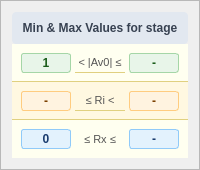
        <widget class="QFrame" name="frameLimitsTable">
         <property name="minimumSize">
          <size>
           <width>200</width>
           <height>0</height>
          </size>
         </property>
         <property name="styleSheet">
          <string notr="true">QFrame#frameLimitsTable {
    /* Matches the clean, slightly cool background of your output box */
    background-color: #f8fafc; 
    
    /* Replaces the gold border with a professional slate gray */
    border: 1px solid #e2e8f0; 
    
    /* Kept your 6px radius for continuity */
    border-radius: 6px; 
}</string>
         </property>
         <property name="frameShape">
          <enum>QFrame::Shape::StyledPanel</enum>
         </property>
         <layout class="QVBoxLayout" name="vl_limits_table">
          <property name="spacing">
           <number>0</number>
          </property>
          <item>
           <widget class="QFrame" name="frameLimitsHeader">
            <property name="styleSheet">
             <string notr="true">background-color: #e2e8f0; 
border-radius: 4px 4px 0 0;
color: #1e293b;</string>
            </property>
            <layout class="QHBoxLayout" name="hl_limits_header">
             <item>
              <widget class="QLabel" name="labelLimitsTitle">
               <property name="styleSheet">
                <string notr="true">color: #374151; font-weight: 700; font-size: 12px; background: transparent;</string>
               </property>
               <property name="text">
                <string>Min &amp; Max Values for stage</string>
               </property>
               <property name="alignment">
                <set>Qt::AlignmentFlag::AlignCenter</set>
               </property>
              </widget>
             </item>
            </layout>
           </widget>
          </item>
          <item>
           <widget class="QFrame" name="frameLimRow1">
            <property name="styleSheet">
             <string notr="true">background-color: #fffff0; border-bottom: 1px solid #e0d080;</string>
            </property>
            <layout class="QHBoxLayout" name="hl_lim1">
             <property name="spacing">
              <number>4</number>
             </property>
             <item>
              <widget class="QLabel" name="labelAvoMin">
               <property name="styleSheet">
                <string notr="true">font-size:12px; font-weight:700; color:#1a5c1a; background:#e8f5e9; border:1px solid #a5d6a7; border-radius:3px; padding:2px 5px;</string>
               </property>
               <property name="text">
                <string>1</string>
               </property>
               <property name="alignment">
                <set>Qt::AlignmentFlag::AlignCenter</set>
               </property>
              </widget>
             </item>
             <item>
              <widget class="QLabel" name="labelAvoOp1">
               <property name="styleSheet">
                <string notr="true">font-size:11px; color:#555; background:transparent;</string>
               </property>
               <property name="text">
                <string>&lt; |Av0| ≤</string>
               </property>
               <property name="alignment">
                <set>Qt::AlignmentFlag::AlignCenter</set>
               </property>
              </widget>
             </item>
             <item>
              <widget class="QLabel" name="labelAvoMax">
               <property name="styleSheet">
                <string notr="true">font-size:12px; font-weight:700; color:#1a5c1a; background:#e8f5e9; border:1px solid #a5d6a7; border-radius:3px; padding:2px 5px;</string>
               </property>
               <property name="text">
                <string>-</string>
               </property>
               <property name="alignment">
                <set>Qt::AlignmentFlag::AlignCenter</set>
               </property>
              </widget>
             </item>
            </layout>
           </widget>
          </item>
          <item>
           <widget class="QFrame" name="frameLimRow2">
            <property name="styleSheet">
             <string notr="true">background-color: #fff8e1; border-bottom: 1px solid #e0d080;</string>
            </property>
            <layout class="QHBoxLayout" name="hl_lim2">
             <property name="spacing">
              <number>4</number>
             </property>
             <item>
              <widget class="QLabel" name="labelRiMin">
               <property name="styleSheet">
                <string notr="true">font-size:12px; font-weight:700; color:#7B3F00; background:#FFF3E0; border:1px solid #FFCC80; border-radius:3px; padding:2px 5px;</string>
               </property>
               <property name="text">
                <string>-</string>
               </property>
               <property name="alignment">
                <set>Qt::AlignmentFlag::AlignCenter</set>
               </property>
              </widget>
             </item>
             <item>
              <widget class="QLabel" name="labelRiOp">
               <property name="styleSheet">
                <string notr="true">font-size:11px; color:#555; background:transparent;</string>
               </property>
               <property name="text">
                <string>≤ Ri &lt;</string>
               </property>
               <property name="alignment">
                <set>Qt::AlignmentFlag::AlignCenter</set>
               </property>
              </widget>
             </item>
             <item>
              <widget class="QLabel" name="labelRiMax">
               <property name="styleSheet">
                <string notr="true">font-size:12px; font-weight:700; color:#7B3F00; background:#FFF3E0; border:1px solid #FFCC80; border-radius:3px; padding:2px 5px;</string>
               </property>
               <property name="text">
                <string>-</string>
               </property>
               <property name="alignment">
                <set>Qt::AlignmentFlag::AlignCenter</set>
               </property>
              </widget>
             </item>
            </layout>
           </widget>
          </item>
          <item>
           <widget class="QFrame" name="frameLimRow3">
            <property name="styleSheet">
             <string notr="true">background-color: #fffff0; border-radius: 0 0 4px 4px;</string>
            </property>
            <layout class="QHBoxLayout" name="hl_lim3">
             <property name="spacing">
              <number>4</number>
             </property>
             <item>
              <widget class="QLabel" name="labelRxMin">
               <property name="styleSheet">
                <string notr="true">font-size:12px; font-weight:700; color:#1a3c6e; background:#E3F2FD; border:1px solid #90CAF9; border-radius:3px; padding:2px 5px;</string>
               </property>
               <property name="text">
                <string>0</string>
               </property>
               <property name="alignment">
                <set>Qt::AlignmentFlag::AlignCenter</set>
               </property>
              </widget>
             </item>
             <item>
              <widget class="QLabel" name="labelRxOp">
               <property name="styleSheet">
                <string notr="true">font-size:11px; color:#555; background:transparent;</string>
               </property>
               <property name="text">
                <string>≤ Rx ≤</string>
               </property>
               <property name="alignment">
                <set>Qt::AlignmentFlag::AlignCenter</set>
               </property>
              </widget>
             </item>
             <item>
              <widget class="QLabel" name="labelRxMax">
               <property name="styleSheet">
                <string notr="true">font-size:12px; font-weight:700; color:#1a3c6e; background:#E3F2FD; border:1px solid #90CAF9; border-radius:3px; padding:2px 5px;</string>
               </property>
               <property name="text">
                <string>-</string>
               </property>
               <property name="alignment">
                <set>Qt::AlignmentFlag::AlignCenter</set>
               </property>
              </widget>
             </item>
            </layout>
           </widget>
          </item>
         </layout>
        </widget>
